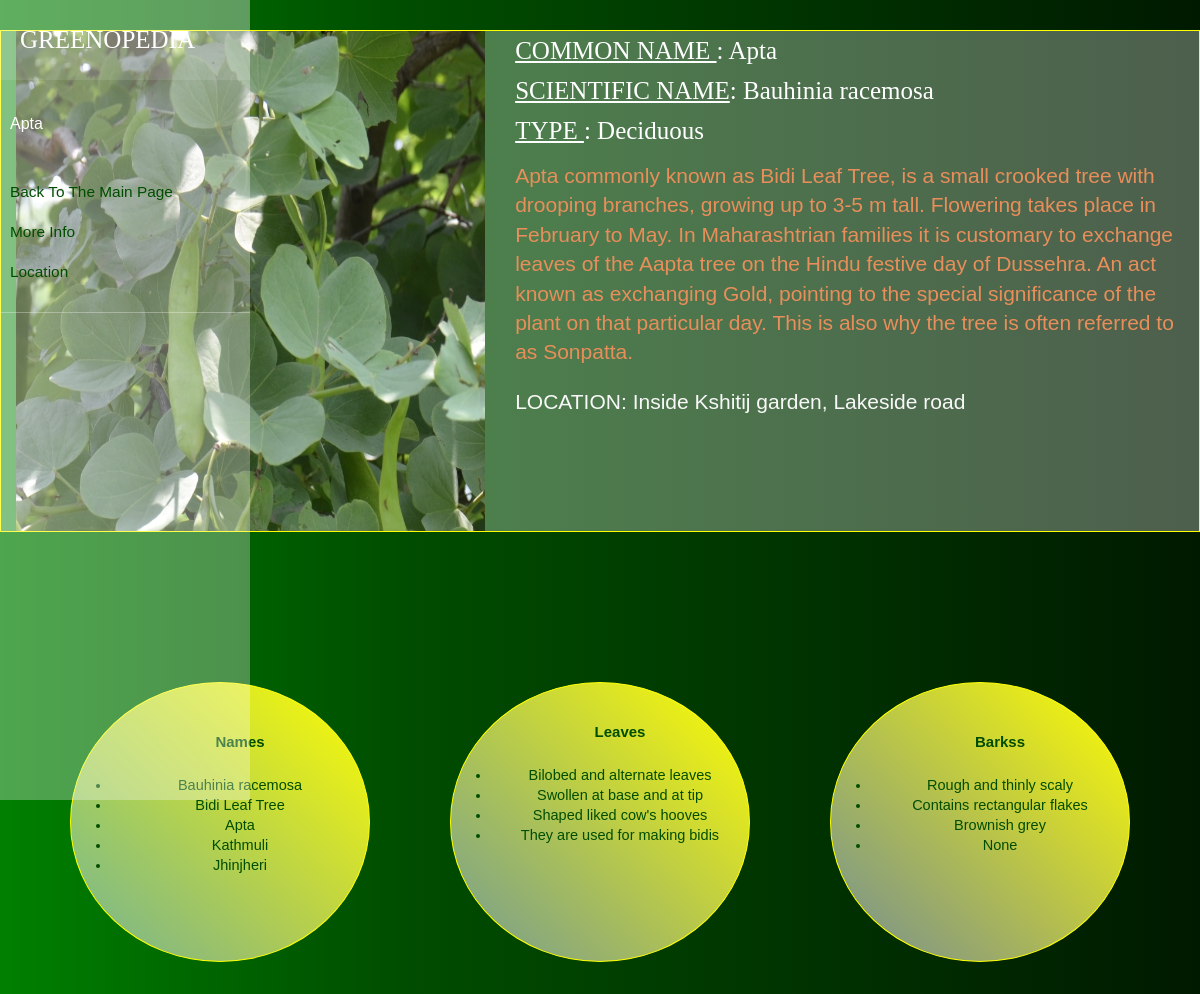
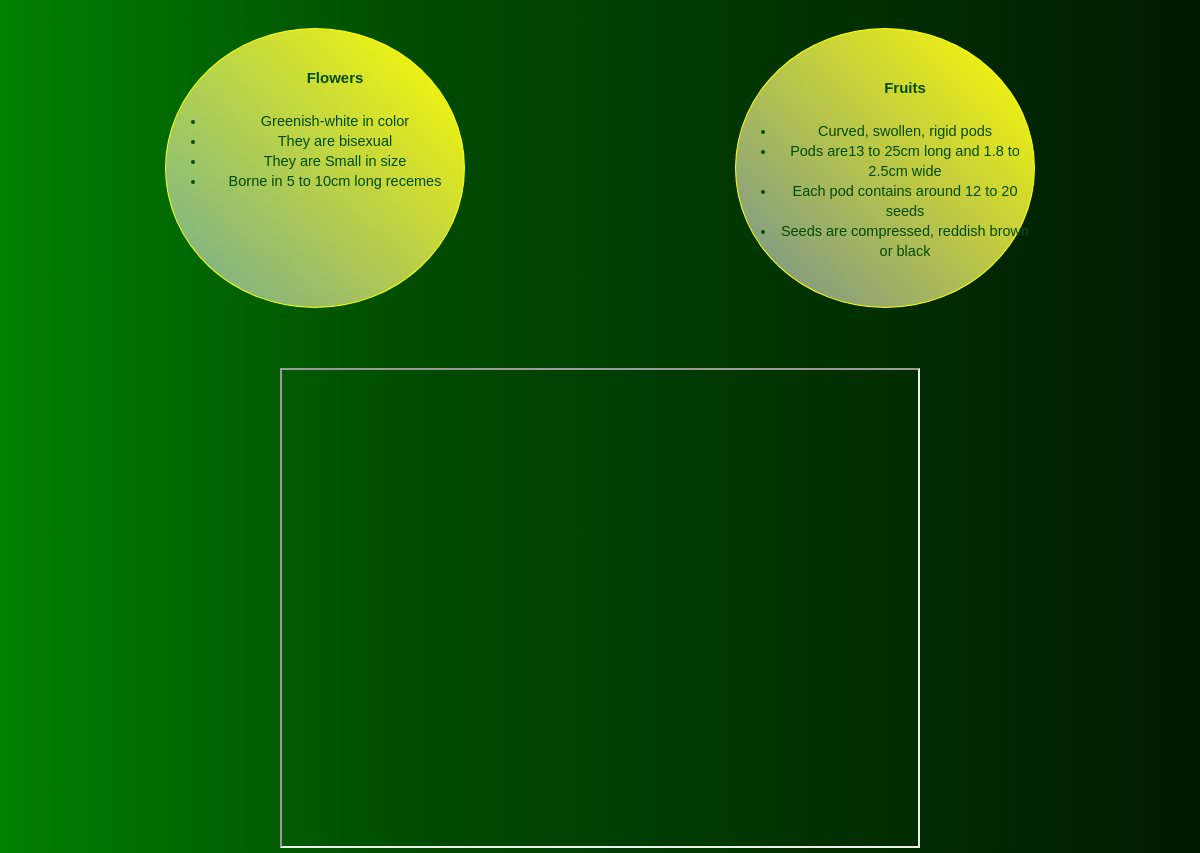
Page /tree/5/ on the committed database (2 pictures, top to bottom).
### tree/models.py (models this page shows, shortened)
class Data(models.Model):
    id = models.IntegerField(db_column='ID', primary_key=True)
    initial = models.TextField(db_column='Initial', blank=True, null=True)
    mostcommonname = models.TextField(db_column='MostCommonName', blank=True, null=True)
    scientificname = models.TextField(db_column='ScientificName', blank=True, null=True)
    type = models.TextField(db_column='Type', blank=True, null=True)
    description = models.TextField(db_column='Description', blank=True, null=True)
    commonname1 = models.TextField(db_column='CommonName1', blank=True, null=True)
    commonname2 = models.TextField(db_column='CommonName2', blank=True, null=True)
    commonname3 = models.TextField(db_column='CommonName3', blank=True, null=True)
    commonname4 = models.TextField(db_column='CommonName4', blank=True, null=True)
    leaves1 = models.TextField(db_column='Leaves1', blank=True, null=True)
    leaves2 = models.TextField(db_column='Leaves2', blank=True, null=True)
    leaves3 = models.TextField(db_column='Leaves3', blank=True, null=True)
    leaves4 = models.TextField(db_column='Leaves4', blank=True, null=True)
    bark1 = models.TextField(db_column='Bark1', blank=True, null=True)
    bark2 = models.TextField(db_column='Bark2', blank=True, null=True)
    bark3 = models.TextField(db_column='Bark3', blank=True, null=True)
    bark4 = models.TextField(db_column='Bark4', blank=True, null=True)
    flowers1 = models.TextField(db_column='Flowers1', blank=True, null=True)
    flowers2 = models.TextField(db_column='Flowers2', blank=True, null=True)
    flowers3 = models.TextField(db_column='Flowers3', blank=True, null=True)
    flowers4 = models.TextField(db_column='Flowers4', blank=True, null=True)
    fruits1 = models.TextField(db_column='Fruits1', blank=True, null=True)
    fruits2 = models.TextField(db_column='Fruits2', blank=True, null=True)
    fruits3 = models.TextField(db_column='Fruits3', blank=True, null=True)
    fruits4 = models.TextField(db_column='Fruits4', blank=True, null=True)
    link1 = models.TextField(db_column='Link1', blank=True, null=True)
    link2 = models.TextField(db_column='Link2', blank=True, null=True)
    location = models.TextField(db_column='Location', blank=True, null=True)
    map = models.TextField(db_column='Map', blank=True, null=True)
    class Meta:
        db_table = 'Data'

### tree/views.py (the view)
# urls.py: path('<t_id>/', views.tree_detail, name='detailing'),
def tree_detail(request,t_id):
    tree = Data.objects.filter(id = t_id).first()
    image = str(tree.mostcommonname)+'.jpg'
    image = "/images/"+str(remove(image))
    return render (request,"tree_detail.html",{"tree":tree , "image":image})

### tree/views.py (called while the page is built)
def remove(string):
    return string.replace(" ", "")

### templates/tree_detail.html (shortened to what this page needs)
{% load static %}
<!doctype html>
<html lang="en">
<head>
    <link rel="stylesheet" href="https://stackpath.bootstrapcdn.com/bootstrap/4.4.1/css/bootstrap.min.css"
>
    <link rel="stylesheet" href="https://stackpath.bootstrapcdn.com/bootstrap/4.5.0/css/bootstrap.min.css"
>
    <link rel="stylesheet" href="https://maxcdn.bootstrapcdn.com/bootstrap/3.3.7/css/bootstrap.min.css">
    <link rel="stylesheet" href="{% static 'css/style2.css' %}">
    <link rel="stylesheet"
        href="https://cdnjs.cloudflare.com/ajax/libs/malihu-custom-scrollbar-plugin/3.1.5/jquery.mCustomScrollbar.min.css">
</head>
<body>
    <div class="wrapper">
        <nav id="sidebar">
            <div class="sidebar-header">
                <h3>GREENOPEDIA</h3>
            </div>
            <ul class="list-unstyled components">
                <p>{{tree.mostcommonname}}</p>
                <li>
                    <a href="/tree/">Back To The Main Page</a>
                </li>
                <li>
                    <a href="#about">More Info</a>
                </li>
                {% if tree.map %}
                <li>
                    <a href="#map">Location</a>
                </li>
                {% endif %}
            </ul>
        </nav>
        <div id="content">
            <button type="button" id="sidebarCollapse" class="btn btn-info navbar-btn">
            </button>
        </div>
    </div>
    <div class="wrapper">
        <div class="container-fluid back myhead mt-5 mb-5">
            <div class="row featurette  ">
                <div class="col-md-7 order-md-2">
                    <h3 class="featurette-heading"><span style="text-decoration: underline;">COMMON NAME </span>:
                        {{tree.mostcommonname}}</h3>
                    <h3 class="featurette-heading"><span style="text-decoration: underline;">SCIENTIFIC NAME</span>:
                        {{tree.scientificname}}</h3>
                    <h3 class="featurette-heading mb-3"><span style="text-decoration: underline;">TYPE </span>:
                        {{tree.type}}</h3>
                    <p class="lead" style="color:#E88E5A">{{tree.description}}</p>
                    <h4 class="lead"><span>LOCATION</span>: {{tree.location}}</h4>
                </div>
                <div class="col-md-5 order-md-1">
                    <img src=" /static{{image}}" class="featurette-image img-fluid mx-auto" style="height:500px">
                </div>
            </div>
        </div>
        <center>
            <div class="mb-5" style="height:30px"></div>
            <div class="container mt-5" id="about">
                <div class="row mb-5 mt-5">
                    <div class="col-6 col-md-4 mb-5 mt-5">
                        <div class="circle">
                            <div style="width:280 px">
                                <ul style="margin-top:50px;">
                                    <h4 style="color:rgb(0, 77, 0);font-weight: bold;">Names</h4>
                                    <li>{{tree.scientificname}}
                                    <li>{{tree.commonname1}}
                                    <li>{{tree.commonname2}}
                                    <li>{{tree.commonname3}}
                                    <li>{{tree.commonname4}}
                                </ul>
                            </div>
                        </div>
                    </div>
                    <div class="col-6 col-md-4 mb-5 mt-5">
                        <div class="circle">
                            <div style="width:280 px">
                                <ul style="margin-top:40px;">
                                    <h4 style="color:rgb(0, 77, 0);font-weight: bold;">Leaves</h4>
                                    <li>{{tree.leaves1}}
                                    <li>{{tree.leaves2}}
                                    <li>{{tree.leaves3}}
                                    <li>{{tree.leaves4}}
                                </ul>
                            </div>
                        </div>
                    </div>
                    <div class="col-6 col-md-4 mb-5 mt-5">
                        <div class="circle">
                            <div style="width:280 px">
                                <ul style="margin-top:50px;">
                                    <h4 style="color:rgb(0, 77, 0);font-weight: bold;">Barkss</h4>
                                    <li>{{tree.bark1}}
                                    <li>{{tree.bark2}}
                                    <li>{{tree.bark3}}
                                    <li>{{tree.bark4}}
                                </ul>
                            </div>
                        </div>
                    </div>
                </div>
                <div class="row mb-5 mt-5">
                    <div class="col-6 mb-5">
                        <div class="circle">
                            <ul style="margin-top:40px;">
                                <h4 style="color:rgb(0, 77, 0);font-weight: bold;">Flowers</h4>
                                <li>{{tree.flowers1}}
                                <li>{{tree.flowers2}}
                                <li>{{tree.flowers3}}
                                <li>{{tree.flowers4}}
                            </ul>
                        </div>
                    </div>
                    <div class="col-6 mb-5">
                        <div class="circle">
                            <ul style="margin-top:50px;">
                                <h4 style="color:rgb(0, 77, 0);font-weight: bold;">Fruits</h4>
                                <li>{{tree.fruits1}}
                                <li>{{tree.fruits2}}
                                <li>{{tree.fruits3}}
                                <li>{{tree.fruits4}}
                            </ul>
                        </div>
                    </div>
                </div>
            </div>
            {% if tree.map %}
            <div id="map">
                {% autoescape off %}
                {{tree.map}}
                {% endautoescape %}
            </div>
            {% endif %}
        </center>
    </div>
</body>
</html>

### static/css/style2.css (style rules this page uses)
body { font-family: 'Poppins', sans-serif; background: #fafafa; }
p { font-family: 'Poppins', sans-serif; font-size: 1.1em; font-weight: 300; line-height: 1.7em; color: #999; }
a, a:hover, a:focus { color: inherit; text-decoration: none; transition: all 0.3s; }
.navbar-btn { box-shadow: none; outline: none !important; border: none; }
#sidebar { width: 250px; position: fixed; top: 0; left: 0; height: 100vh; z-index: 999; background:rgba(255, 255, 255, 0.3); color: #fff; transition: all 0.3s; }
#sidebar .sidebar-header { padding: 20px; background: rgba(255, 255, 255, 0.1); }
#sidebar ul.components { padding: 20px 0; border-bottom: 1px solid rgba(255, 255, 255, 0.3); }
#sidebar ul p { color: #fff; padding: 10px; }
#sidebar ul li a { padding: 10px; font-size: 1.1em; display: block; }
#content { width: calc(100% - 250px); padding: 40px; min-height: 100vh; transition: all 0.3s; position: absolute; top: 0; right: 0; }

### templates/tree_detail.html (style rules this page uses)
body { background-image: linear-gradient(to right, rgb(0, 128, 0), rgb(0, 77, 0), rgb(0, 51, 0), rgb(0, 26, 0)); }
.back { background: rgba(255, 255, 255, 0.3); color: #14120c; }
.wrapper { width: 1200px; margin: 0 auto; }
.myhead { border: 1px solid yellow; }
h3 { color: white; font-family: 'Trocchi', serif; font-size: 25px; font-weight: normal; line-height: 40px; margin: 0; }
p { font-family: 'Raleway', sans-serif; font-size: 16px; font-weight: 500; line-height: 28px; margin: 0 0 24px; }
h4 { color: #f8f8f8; font-family: 'Raleway', sans-serif; font-size: 15px; font-weight: 500; line-height: 18px; margin: 0 0 24px; }
.circle { width: 300px; height: 280px; line-height: 20px; border-radius: 50%; font-size: 14.5px; color: #fff; text-align: center; background: rgba(255, 255, 255, 0.3); border: 1px solid yellow; transition: background-position .5s ease; background-image: linear-gradient(45deg, rgb(0, 77, 0), rgba(255, 255, 255, 0.3), yellow); background-size: 250% 100%; background-position: right bottom; transition: background-position .5s ease; }
ul { font-family: 'Inder', sans-serif; line-height: 20px; margin-bottom: 15px; color: rgb(0, 77, 0); }

### rows in the picture
Data: mostcommonname "Apta", scientificname "Bauhinia racemosa", type "Deciduous", description "Apta commonly known as Bidi Leaf Tree, is a small crooked tree with drooping branches, growing up to 3-5 m tall. Flowering takes place in February to May. In Maharashtrian families it is customary to exchange leaves of the Aapta tree on the Hindu festive day of Dussehra. An act known as exchanging Gold, pointing to the special significance of the plant on that particular day. This is also why the tree is often referred to as Sonpatta.", location "Inside Kshitij garden, Lakeside road", commonname1 "Bidi Leaf Tree", commonname2 "Apta", commonname3 "Kathmuli", commonname4 "Jhinjheri", leaves1 "Bilobed and alternate leaves", leaves2 "Swollen at base and at tip", leaves3 "Shaped liked cow's hooves", leaves4 "They are used for making bidis", bark1 "Rough and thinly scaly", bark2 "Contains rectangular flakes", bark3 "Brownish grey", bark4 "None", flowers1 "Greenish-white in color", flowers2 "They are bisexual", flowers3 "They are Small in size", flowers4 "Borne in 5 to 10cm long recemes", fruits1 "Curved, swollen, rigid pods", fruits2 "Pods are13 to 25cm long and 1.8 to 2.5cm wide", fruits3 "Each pod contains around 12 to 20 seeds", fruits4 "Seeds are compressed, reddish brown or black"
